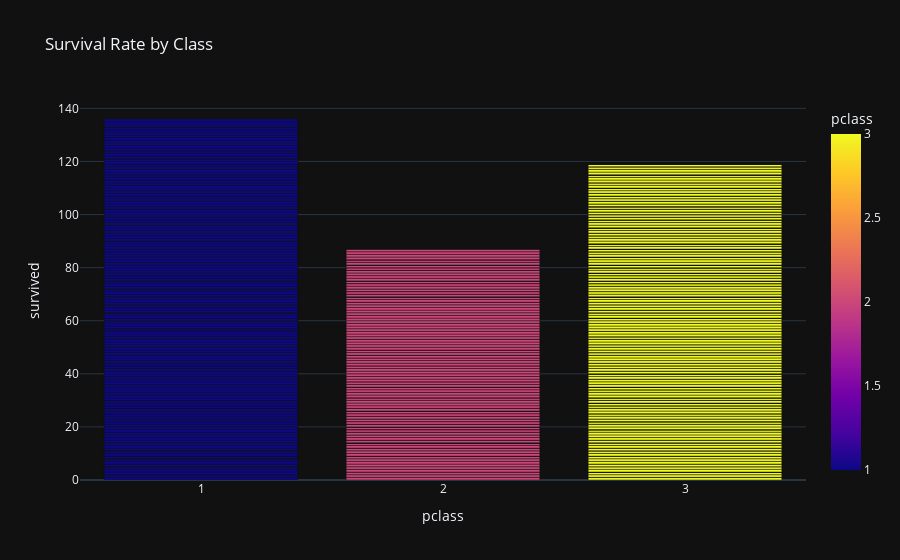

Source (notebook cell):
### Code cell
# 2. Bar Chart: Survival Rate by Class
fig = px.bar(df, x='pclass', y='survived', color='pclass', 
              title='Survival Rate by Class', 
              template='plotly_dark', barmode='group')
fig.show()

### Figure 1 — Plotly figure (JSON) as saved in the notebook; plotly's stock layout.template omitted (floating-point values rounded to 4 significant figures; data arrays with more than 128 entries replaced by an {"elided": "..."} marker saying what was removed)
{"data": [{"alignmentgroup": "True", "hovertemplate": "pclass=%{marker.color}<br>survived=%{y}<extra></extra>", "legendgroup": "", "marker": {"color": {"elided": "891 int values"}, "coloraxis": "coloraxis", "pattern": {"shape": ""}}, "name": "", "offsetgroup": "", "orientation": "v", "showlegend": false, "textposition": "auto", "type": "bar", "x": {"elided": "891 int values"}, "xaxis": "x", "y": {"elided": "891 int values"}, "yaxis": "y"}], "layout": {"barmode": "group", "coloraxis": {"colorbar": {"title": {"text": "pclass"}}, "colorscale": [[0, "#0d0887"], [0.1111, "#46039f"], [0.2222, "#7201a8"], [0.3333, "#9c179e"], [0.4444, "#bd3786"], [0.5556, "#d8576b"], [0.6667, "#ed7953"], [0.7778, "#fb9f3a"], [0.8889, "#fdca26"], [1, "#f0f921"]]}, "legend": {"tracegroupgap": 0}, "title": {"text": "Survival Rate by Class"}, "xaxis": {"anchor": "y", "domain": [0, 1], "title": {"text": "pclass"}}, "yaxis": {"anchor": "x", "domain": [0, 1], "title": {"text": "survived"}}}}
